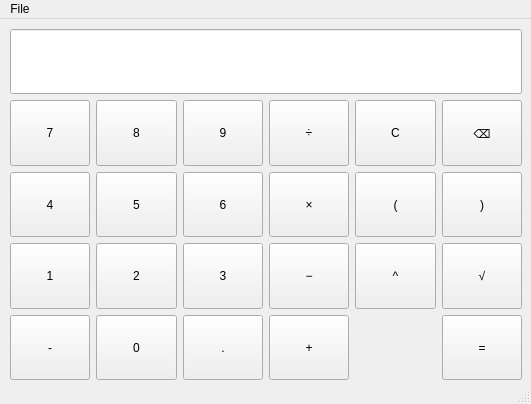
<?xml version="1.0" encoding="UTF-8"?>
<ui version="4.0">
 <class>CalculatorWindow</class>
 <widget class="QMainWindow" name="CalculatorWindow">
  <property name="geometry">
   <rect>
    <x>0</x>
    <y>0</y>
    <width>531</width>
    <height>404</height>
   </rect>
  </property>
  <property name="windowTitle">
   <string>Calculator</string>
  </property>
  <widget class="QWidget" name="centralwidget">
   <widget class="QStackedWidget" name="stackedWidget">
    <property name="geometry">
     <rect>
      <x>10</x>
      <y>10</y>
      <width>521</width>
      <height>351</height>
     </rect>
    </property>
    <property name="currentIndex">
     <number>1</number>
    </property>
    <widget class="QWidget" name="page">
     <widget class="QWidget" name="gridLayoutWidget">
      <property name="geometry">
       <rect>
        <x>0</x>
        <y>0</y>
        <width>512</width>
        <height>351</height>
       </rect>
      </property>
      <layout class="QGridLayout" name="gridLayout">
       <item row="2" column="0">
        <widget class="QPushButton" name="b7">
         <property name="sizePolicy">
          <sizepolicy hsizetype="Minimum" vsizetype="Expanding">
           <horstretch>0</horstretch>
           <verstretch>0</verstretch>
          </sizepolicy>
         </property>
         <property name="text">
          <string>7</string>
         </property>
        </widget>
       </item>
       <item row="4" column="2">
        <widget class="QPushButton" name="b3">
         <property name="sizePolicy">
          <sizepolicy hsizetype="Expanding" vsizetype="Expanding">
           <horstretch>0</horstretch>
           <verstretch>0</verstretch>
          </sizepolicy>
         </property>
         <property name="text">
          <string>3</string>
         </property>
        </widget>
       </item>
       <item row="3" column="0">
        <widget class="QPushButton" name="b4">
         <property name="sizePolicy">
          <sizepolicy hsizetype="Expanding" vsizetype="Expanding">
           <horstretch>0</horstretch>
           <verstretch>0</verstretch>
          </sizepolicy>
         </property>
         <property name="text">
          <string>4</string>
         </property>
        </widget>
       </item>
       <item row="5" column="0">
        <widget class="QPushButton" name="bNeg">
         <property name="sizePolicy">
          <sizepolicy hsizetype="Expanding" vsizetype="Expanding">
           <horstretch>0</horstretch>
           <verstretch>0</verstretch>
          </sizepolicy>
         </property>
         <property name="text">
          <string>-</string>
         </property>
        </widget>
       </item>
       <item row="5" column="1">
        <widget class="QPushButton" name="b0">
         <property name="sizePolicy">
          <sizepolicy hsizetype="Expanding" vsizetype="Expanding">
           <horstretch>0</horstretch>
           <verstretch>0</verstretch>
          </sizepolicy>
         </property>
         <property name="text">
          <string>0</string>
         </property>
        </widget>
       </item>
       <item row="3" column="3">
        <widget class="QPushButton" name="bMult">
         <property name="sizePolicy">
          <sizepolicy hsizetype="Expanding" vsizetype="Expanding">
           <horstretch>0</horstretch>
           <verstretch>0</verstretch>
          </sizepolicy>
         </property>
         <property name="text">
          <string>×</string>
         </property>
        </widget>
       </item>
       <item row="2" column="1">
        <widget class="QPushButton" name="b8">
         <property name="sizePolicy">
          <sizepolicy hsizetype="Minimum" vsizetype="Expanding">
           <horstretch>0</horstretch>
           <verstretch>0</verstretch>
          </sizepolicy>
         </property>
         <property name="text">
          <string>8</string>
         </property>
        </widget>
       </item>
       <item row="3" column="2">
        <widget class="QPushButton" name="b6">
         <property name="sizePolicy">
          <sizepolicy hsizetype="Expanding" vsizetype="Expanding">
           <horstretch>0</horstretch>
           <verstretch>0</verstretch>
          </sizepolicy>
         </property>
         <property name="text">
          <string>6</string>
         </property>
        </widget>
       </item>
       <item row="1" column="4">
        <widget class="QPushButton" name="bClear">
         <property name="sizePolicy">
          <sizepolicy hsizetype="Expanding" vsizetype="Expanding">
           <horstretch>0</horstretch>
           <verstretch>0</verstretch>
          </sizepolicy>
         </property>
         <property name="text">
          <string>C</string>
         </property>
        </widget>
       </item>
       <item row="2" column="4">
        <widget class="QPushButton" name="bLeftPar">
         <property name="sizePolicy">
          <sizepolicy hsizetype="Expanding" vsizetype="Expanding">
           <horstretch>0</horstretch>
           <verstretch>0</verstretch>
          </sizepolicy>
         </property>
         <property name="text">
          <string>(</string>
         </property>
        </widget>
       </item>
       <item row="4" column="0">
        <widget class="QPushButton" name="b1">
         <property name="sizePolicy">
          <sizepolicy hsizetype="Expanding" vsizetype="Expanding">
           <horstretch>0</horstretch>
           <verstretch>0</verstretch>
          </sizepolicy>
         </property>
         <property name="text">
          <string>1</string>
         </property>
        </widget>
       </item>
       <item row="5" column="2">
        <widget class="QPushButton" name="bDot">
         <property name="sizePolicy">
          <sizepolicy hsizetype="Expanding" vsizetype="Expanding">
           <horstretch>0</horstretch>
           <verstretch>0</verstretch>
          </sizepolicy>
         </property>
         <property name="text">
          <string>.</string>
         </property>
        </widget>
       </item>
       <item row="4" column="3">
        <widget class="QPushButton" name="bSub">
         <property name="sizePolicy">
          <sizepolicy hsizetype="Expanding" vsizetype="Expanding">
           <horstretch>0</horstretch>
           <verstretch>0</verstretch>
          </sizepolicy>
         </property>
         <property name="text">
          <string>−</string>
         </property>
        </widget>
       </item>
       <item row="1" column="5">
        <widget class="QPushButton" name="bBack">
         <property name="sizePolicy">
          <sizepolicy hsizetype="Expanding" vsizetype="Expanding">
           <horstretch>0</horstretch>
           <verstretch>0</verstretch>
          </sizepolicy>
         </property>
         <property name="text">
          <string>⌫</string>
         </property>
        </widget>
       </item>
       <item row="5" column="5">
        <widget class="QPushButton" name="bEqual">
         <property name="sizePolicy">
          <sizepolicy hsizetype="Expanding" vsizetype="Expanding">
           <horstretch>0</horstretch>
           <verstretch>0</verstretch>
          </sizepolicy>
         </property>
         <property name="text">
          <string>=</string>
         </property>
        </widget>
       </item>
       <item row="3" column="1">
        <widget class="QPushButton" name="b5">
         <property name="sizePolicy">
          <sizepolicy hsizetype="Expanding" vsizetype="Expanding">
           <horstretch>0</horstretch>
           <verstretch>0</verstretch>
          </sizepolicy>
         </property>
         <property name="text">
          <string>5</string>
         </property>
        </widget>
       </item>
       <item row="2" column="3">
        <widget class="QPushButton" name="bDiv">
         <property name="sizePolicy">
          <sizepolicy hsizetype="Expanding" vsizetype="Expanding">
           <horstretch>0</horstretch>
           <verstretch>0</verstretch>
          </sizepolicy>
         </property>
         <property name="text">
          <string>÷</string>
         </property>
        </widget>
       </item>
       <item row="4" column="1">
        <widget class="QPushButton" name="b2">
         <property name="sizePolicy">
          <sizepolicy hsizetype="Expanding" vsizetype="Expanding">
           <horstretch>0</horstretch>
           <verstretch>0</verstretch>
          </sizepolicy>
         </property>
         <property name="text">
          <string>2</string>
         </property>
        </widget>
       </item>
       <item row="2" column="2">
        <widget class="QPushButton" name="b9">
         <property name="sizePolicy">
          <sizepolicy hsizetype="Expanding" vsizetype="Expanding">
           <horstretch>0</horstretch>
           <verstretch>0</verstretch>
          </sizepolicy>
         </property>
         <property name="text">
          <string>9</string>
         </property>
        </widget>
       </item>
       <item row="5" column="3">
        <widget class="QPushButton" name="bAdd">
         <property name="sizePolicy">
          <sizepolicy hsizetype="Expanding" vsizetype="Expanding">
           <horstretch>0</horstretch>
           <verstretch>0</verstretch>
          </sizepolicy>
         </property>
         <property name="text">
          <string>+</string>
         </property>
        </widget>
       </item>
       <item row="2" column="5">
        <widget class="QPushButton" name="bRightPar">
         <property name="sizePolicy">
          <sizepolicy hsizetype="Expanding" vsizetype="Expanding">
           <horstretch>0</horstretch>
           <verstretch>0</verstretch>
          </sizepolicy>
         </property>
         <property name="text">
          <string>)</string>
         </property>
        </widget>
       </item>
       <item row="4" column="5">
        <widget class="QPushButton" name="bSqrt">
         <property name="sizePolicy">
          <sizepolicy hsizetype="Expanding" vsizetype="Expanding">
           <horstretch>0</horstretch>
           <verstretch>0</verstretch>
          </sizepolicy>
         </property>
         <property name="text">
          <string>√</string>
         </property>
        </widget>
       </item>
       <item row="3" column="5">
        <widget class="QPushButton" name="bPow">
         <property name="sizePolicy">
          <sizepolicy hsizetype="Expanding" vsizetype="Expanding">
           <horstretch>0</horstretch>
           <verstretch>0</verstretch>
          </sizepolicy>
         </property>
         <property name="text">
          <string>^</string>
         </property>
        </widget>
       </item>
       <item row="5" column="4">
        <widget class="QPushButton" name="bTan">
         <property name="sizePolicy">
          <sizepolicy hsizetype="Expanding" vsizetype="Expanding">
           <horstretch>0</horstretch>
           <verstretch>0</verstretch>
          </sizepolicy>
         </property>
         <property name="text">
          <string>TAN</string>
         </property>
        </widget>
       </item>
       <item row="4" column="4">
        <widget class="QPushButton" name="bCos">
         <property name="sizePolicy">
          <sizepolicy hsizetype="Expanding" vsizetype="Expanding">
           <horstretch>0</horstretch>
           <verstretch>0</verstretch>
          </sizepolicy>
         </property>
         <property name="text">
          <string>COS</string>
         </property>
        </widget>
       </item>
       <item row="3" column="4">
        <widget class="QPushButton" name="bSin">
         <property name="sizePolicy">
          <sizepolicy hsizetype="Expanding" vsizetype="Expanding">
           <horstretch>0</horstretch>
           <verstretch>0</verstretch>
          </sizepolicy>
         </property>
         <property name="text">
          <string>SIN</string>
         </property>
        </widget>
       </item>
       <item row="1" column="3">
        <widget class="QPushButton" name="bMemSub">
         <property name="sizePolicy">
          <sizepolicy hsizetype="Expanding" vsizetype="Expanding">
           <horstretch>0</horstretch>
           <verstretch>0</verstretch>
          </sizepolicy>
         </property>
         <property name="text">
          <string>M-</string>
         </property>
        </widget>
       </item>
       <item row="1" column="2">
        <widget class="QPushButton" name="bMemAdd">
         <property name="sizePolicy">
          <sizepolicy hsizetype="Expanding" vsizetype="Expanding">
           <horstretch>0</horstretch>
           <verstretch>0</verstretch>
          </sizepolicy>
         </property>
         <property name="text">
          <string>M+</string>
         </property>
        </widget>
       </item>
       <item row="1" column="1">
        <widget class="QPushButton" name="bMem">
         <property name="sizePolicy">
          <sizepolicy hsizetype="Expanding" vsizetype="Expanding">
           <horstretch>0</horstretch>
           <verstretch>0</verstretch>
          </sizepolicy>
         </property>
         <property name="text">
          <string>M</string>
         </property>
        </widget>
       </item>
       <item row="1" column="0">
        <widget class="QPushButton" name="bMemSet">
         <property name="sizePolicy">
          <sizepolicy hsizetype="Expanding" vsizetype="Expanding">
           <horstretch>0</horstretch>
           <verstretch>0</verstretch>
          </sizepolicy>
         </property>
         <property name="text">
          <string>M Set</string>
         </property>
        </widget>
       </item>
       <item row="0" column="0" colspan="6">
        <widget class="QLineEdit" name="outDisplay">
         <property name="sizePolicy">
          <sizepolicy hsizetype="Expanding" vsizetype="Expanding">
           <horstretch>0</horstretch>
           <verstretch>0</verstretch>
          </sizepolicy>
         </property>
         <property name="font">
          <font>
           <pointsize>12</pointsize>
          </font>
         </property>
         <property name="alignment">
          <set>Qt::AlignRight|Qt::AlignTrailing|Qt::AlignVCenter</set>
         </property>
         <property name="readOnly">
          <bool>true</bool>
         </property>
        </widget>
       </item>
      </layout>
     </widget>
    </widget>
    <widget class="QWidget" name="page_2">
     <widget class="QWidget" name="gridLayoutWidget_2">
      <property name="geometry">
       <rect>
        <x>0</x>
        <y>0</y>
        <width>512</width>
        <height>351</height>
       </rect>
      </property>
      <layout class="QGridLayout" name="gridLayout_2">
       <item row="2" column="1">
        <widget class="QPushButton" name="b8_2">
         <property name="sizePolicy">
          <sizepolicy hsizetype="Minimum" vsizetype="Expanding">
           <horstretch>0</horstretch>
           <verstretch>0</verstretch>
          </sizepolicy>
         </property>
         <property name="text">
          <string>8</string>
         </property>
        </widget>
       </item>
       <item row="4" column="3">
        <widget class="QPushButton" name="bSub_2">
         <property name="sizePolicy">
          <sizepolicy hsizetype="Expanding" vsizetype="Expanding">
           <horstretch>0</horstretch>
           <verstretch>0</verstretch>
          </sizepolicy>
         </property>
         <property name="text">
          <string>−</string>
         </property>
        </widget>
       </item>
       <item row="2" column="2">
        <widget class="QPushButton" name="b9_2">
         <property name="sizePolicy">
          <sizepolicy hsizetype="Expanding" vsizetype="Expanding">
           <horstretch>0</horstretch>
           <verstretch>0</verstretch>
          </sizepolicy>
         </property>
         <property name="text">
          <string>9</string>
         </property>
        </widget>
       </item>
       <item row="3" column="3">
        <widget class="QPushButton" name="bMult_2">
         <property name="sizePolicy">
          <sizepolicy hsizetype="Expanding" vsizetype="Expanding">
           <horstretch>0</horstretch>
           <verstretch>0</verstretch>
          </sizepolicy>
         </property>
         <property name="text">
          <string>×</string>
         </property>
        </widget>
       </item>
       <item row="4" column="2">
        <widget class="QPushButton" name="b3_2">
         <property name="sizePolicy">
          <sizepolicy hsizetype="Expanding" vsizetype="Expanding">
           <horstretch>0</horstretch>
           <verstretch>0</verstretch>
          </sizepolicy>
         </property>
         <property name="text">
          <string>3</string>
         </property>
        </widget>
       </item>
       <item row="2" column="4">
        <widget class="QPushButton" name="bClear_2">
         <property name="sizePolicy">
          <sizepolicy hsizetype="Expanding" vsizetype="Expanding">
           <horstretch>0</horstretch>
           <verstretch>0</verstretch>
          </sizepolicy>
         </property>
         <property name="text">
          <string>C</string>
         </property>
        </widget>
       </item>
       <item row="5" column="1">
        <widget class="QPushButton" name="b0_2">
         <property name="sizePolicy">
          <sizepolicy hsizetype="Expanding" vsizetype="Expanding">
           <horstretch>0</horstretch>
           <verstretch>0</verstretch>
          </sizepolicy>
         </property>
         <property name="text">
          <string>0</string>
         </property>
        </widget>
       </item>
       <item row="4" column="0">
        <widget class="QPushButton" name="b1_2">
         <property name="sizePolicy">
          <sizepolicy hsizetype="Expanding" vsizetype="Expanding">
           <horstretch>0</horstretch>
           <verstretch>0</verstretch>
          </sizepolicy>
         </property>
         <property name="text">
          <string>1</string>
         </property>
        </widget>
       </item>
       <item row="3" column="4">
        <widget class="QPushButton" name="bLeftPar_2">
         <property name="sizePolicy">
          <sizepolicy hsizetype="Expanding" vsizetype="Expanding">
           <horstretch>0</horstretch>
           <verstretch>0</verstretch>
          </sizepolicy>
         </property>
         <property name="text">
          <string>(</string>
         </property>
        </widget>
       </item>
       <item row="2" column="0">
        <widget class="QPushButton" name="b7_2">
         <property name="sizePolicy">
          <sizepolicy hsizetype="Minimum" vsizetype="Expanding">
           <horstretch>0</horstretch>
           <verstretch>0</verstretch>
          </sizepolicy>
         </property>
         <property name="text">
          <string>7</string>
         </property>
        </widget>
       </item>
       <item row="5" column="0">
        <widget class="QPushButton" name="bNeg_2">
         <property name="sizePolicy">
          <sizepolicy hsizetype="Expanding" vsizetype="Expanding">
           <horstretch>0</horstretch>
           <verstretch>0</verstretch>
          </sizepolicy>
         </property>
         <property name="text">
          <string>-</string>
         </property>
        </widget>
       </item>
       <item row="5" column="2">
        <widget class="QPushButton" name="bDot_2">
         <property name="sizePolicy">
          <sizepolicy hsizetype="Expanding" vsizetype="Expanding">
           <horstretch>0</horstretch>
           <verstretch>0</verstretch>
          </sizepolicy>
         </property>
         <property name="text">
          <string>.</string>
         </property>
        </widget>
       </item>
       <item row="4" column="1">
        <widget class="QPushButton" name="b2_2">
         <property name="sizePolicy">
          <sizepolicy hsizetype="Expanding" vsizetype="Expanding">
           <horstretch>0</horstretch>
           <verstretch>0</verstretch>
          </sizepolicy>
         </property>
         <property name="text">
          <string>2</string>
         </property>
        </widget>
       </item>
       <item row="3" column="1">
        <widget class="QPushButton" name="b5_2">
         <property name="sizePolicy">
          <sizepolicy hsizetype="Expanding" vsizetype="Expanding">
           <horstretch>0</horstretch>
           <verstretch>0</verstretch>
          </sizepolicy>
         </property>
         <property name="text">
          <string>5</string>
         </property>
        </widget>
       </item>
       <item row="5" column="3">
        <widget class="QPushButton" name="bAdd_2">
         <property name="sizePolicy">
          <sizepolicy hsizetype="Expanding" vsizetype="Expanding">
           <horstretch>0</horstretch>
           <verstretch>0</verstretch>
          </sizepolicy>
         </property>
         <property name="text">
          <string>+</string>
         </property>
        </widget>
       </item>
       <item row="3" column="2">
        <widget class="QPushButton" name="b6_2">
         <property name="sizePolicy">
          <sizepolicy hsizetype="Expanding" vsizetype="Expanding">
           <horstretch>0</horstretch>
           <verstretch>0</verstretch>
          </sizepolicy>
         </property>
         <property name="text">
          <string>6</string>
         </property>
        </widget>
       </item>
       <item row="2" column="3">
        <widget class="QPushButton" name="bDiv_2">
         <property name="sizePolicy">
          <sizepolicy hsizetype="Expanding" vsizetype="Expanding">
           <horstretch>0</horstretch>
           <verstretch>0</verstretch>
          </sizepolicy>
         </property>
         <property name="text">
          <string>÷</string>
         </property>
        </widget>
       </item>
       <item row="3" column="0">
        <widget class="QPushButton" name="b4_2">
         <property name="sizePolicy">
          <sizepolicy hsizetype="Expanding" vsizetype="Expanding">
           <horstretch>0</horstretch>
           <verstretch>0</verstretch>
          </sizepolicy>
         </property>
         <property name="text">
          <string>4</string>
         </property>
        </widget>
       </item>
       <item row="2" column="5">
        <widget class="QPushButton" name="bBack_2">
         <property name="sizePolicy">
          <sizepolicy hsizetype="Expanding" vsizetype="Expanding">
           <horstretch>0</horstretch>
           <verstretch>0</verstretch>
          </sizepolicy>
         </property>
         <property name="text">
          <string>⌫</string>
         </property>
        </widget>
       </item>
       <item row="5" column="5">
        <widget class="QPushButton" name="bEqual_2">
         <property name="sizePolicy">
          <sizepolicy hsizetype="Expanding" vsizetype="Expanding">
           <horstretch>0</horstretch>
           <verstretch>0</verstretch>
          </sizepolicy>
         </property>
         <property name="text">
          <string>=</string>
         </property>
        </widget>
       </item>
       <item row="3" column="5">
        <widget class="QPushButton" name="bRightPar_2">
         <property name="sizePolicy">
          <sizepolicy hsizetype="Expanding" vsizetype="Expanding">
           <horstretch>0</horstretch>
           <verstretch>0</verstretch>
          </sizepolicy>
         </property>
         <property name="text">
          <string>)</string>
         </property>
        </widget>
       </item>
       <item row="4" column="5">
        <widget class="QPushButton" name="bSqrt_2">
         <property name="sizePolicy">
          <sizepolicy hsizetype="Expanding" vsizetype="Expanding">
           <horstretch>0</horstretch>
           <verstretch>0</verstretch>
          </sizepolicy>
         </property>
         <property name="text">
          <string>√</string>
         </property>
        </widget>
       </item>
       <item row="4" column="4">
        <widget class="QPushButton" name="bPow_2">
         <property name="sizePolicy">
          <sizepolicy hsizetype="Expanding" vsizetype="Expanding">
           <horstretch>0</horstretch>
           <verstretch>0</verstretch>
          </sizepolicy>
         </property>
         <property name="text">
          <string>^</string>
         </property>
        </widget>
       </item>
       <item row="1" column="0" colspan="6">
        <widget class="QLineEdit" name="outDisplay_2">
         <property name="sizePolicy">
          <sizepolicy hsizetype="Expanding" vsizetype="Expanding">
           <horstretch>0</horstretch>
           <verstretch>0</verstretch>
          </sizepolicy>
         </property>
         <property name="font">
          <font>
           <pointsize>12</pointsize>
          </font>
         </property>
         <property name="alignment">
          <set>Qt::AlignRight|Qt::AlignTrailing|Qt::AlignVCenter</set>
         </property>
         <property name="readOnly">
          <bool>true</bool>
         </property>
        </widget>
       </item>
      </layout>
     </widget>
    </widget>
   </widget>
  </widget>
  <widget class="QMenuBar" name="menubar">
   <property name="geometry">
    <rect>
     <x>0</x>
     <y>0</y>
     <width>531</width>
     <height>21</height>
    </rect>
   </property>
   <widget class="QMenu" name="menuFile">
    <property name="title">
     <string>File</string>
    </property>
    <addaction name="selectBasic"/>
    <addaction name="selectScientific"/>
    <addaction name="separator"/>
    <addaction name="selectExit"/>
   </widget>
   <addaction name="menuFile"/>
  </widget>
  <widget class="QStatusBar" name="statusbar"/>
  <action name="selectBasic">
   <property name="text">
    <string>Basic</string>
   </property>
   <property name="toolTip">
    <string>Basic Mode</string>
   </property>
  </action>
  <action name="selectScientific">
   <property name="text">
    <string>Scientific</string>
   </property>
   <property name="toolTip">
    <string>Scientific Mode</string>
   </property>
  </action>
  <action name="selectExit">
   <property name="text">
    <string>Exit</string>
   </property>
  </action>
 </widget>
 <resources/>
 <connections/>
</ui>
